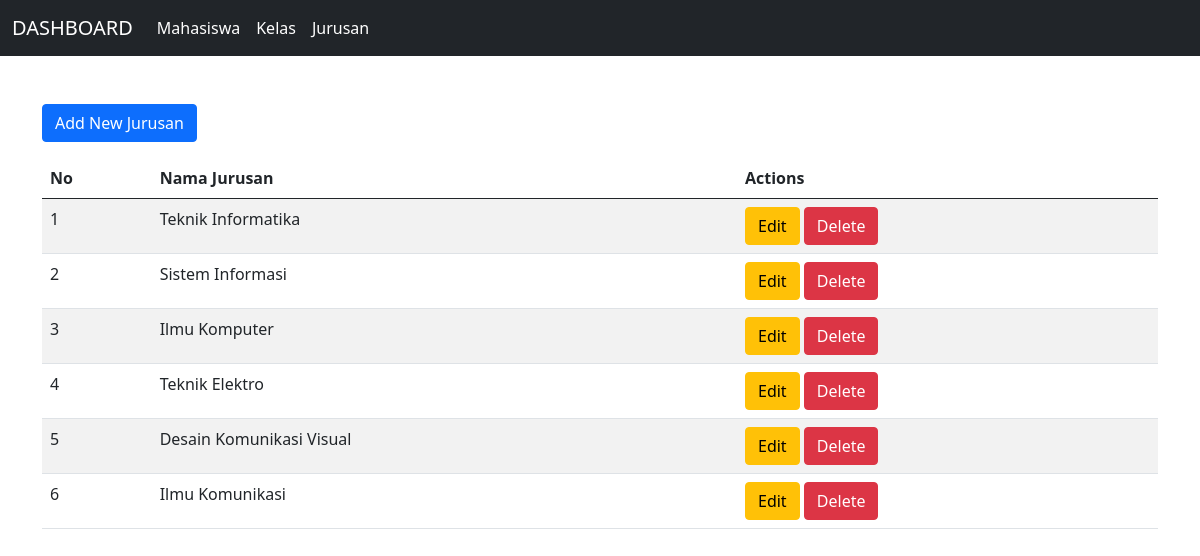
/Program/jurusan.php, run on the app's committed database.
### tables this page shows
CREATE TABLE `jurusan` (
  `id` int(11) NOT NULL,
  `nama` varchar(100) NOT NULL
);

### Program/Controller/Jurusan.controller.php (called while the page is built, shortened)
<?php
include_once("View/JurusanView.php");
class JurusanController
{
    private $jurusan;
    function __construct()
    {
        $this->jurusan = new Jurusan(Conf::$DB_HOST, Conf::$DB_USER, Conf::$DB_PASS, Conf::$DB_NAME);
    }
    public function index()
    {
        $this->jurusan->open();
        $this->jurusan->getJurusan();
        $data = array();
        while ($row = $this->jurusan->getResult()) {
            array_push($data, $row);
        }
        $view = new JurusanView();
        $view->render($data);
    }
}

### Program/Model/DB.class.php (called while the page is built, shortened)
<?php
class DB
{
    var $db_host = "";
    var $db_user = "";
    var $db_pass = "";
    var $db_name = "";
    var $db_link = "";
    function __construct($db_host, $db_user, $db_pass, $db_name)
    {
        $this->db_host = $db_host;
        $this->db_user = $db_user;
        $this->db_pass = $db_pass;
        $this->db_name = $db_name;
    }
    function open()
    {
        $this->db_link = mysqli_connect($this->db_host, $this->db_user, $this->db_pass, $this->db_name);
    }
    function execute($query)
    {
        $this->result = mysqli_query($this->db_link, $query);
        return $this->result;
    }
}

### Program/Model/Jurusan.class.php (called while the page is built, shortened)
<?php
include_once __DIR__ . '/DB.class.php';
class Jurusan extends DB
{
    function getJurusan()
    {
        $query = "SELECT * FROM jurusan";
        return $this->execute($query);
    }
}

### Program/View/JurusanView.php (the view, shortened to what this page needs)
<?php
class JurusanView
{
    public function render($jurusan)
    {
        $no = 1;
        $jurusanData = '';
        foreach ($jurusan as $j) {
            $jurusanData .= "<tr>
                                <td>" . $no++ . "</td>
                                <td>" . $j['nama'] . "</td>
                                <td>
                                    <a href='jurusan.php?action=edit&id=" . $j['id'] . "' class='btn btn-warning'>Edit</a>
                                    <a href='jurusan.php?action=delete&id=" . $j['id'] . "' class='btn btn-danger'>Delete</a>
                                </td>
                             </tr>";
        }
    }
}

### data on the page
jurusan: nama "Teknik Informatika"
jurusan: nama "Sistem Informasi"
jurusan: nama "Ilmu Komputer"
jurusan: nama "Teknik Elektro"
jurusan: nama "Desain Komunikasi Visual"
jurusan: nama "Ilmu Komunikasi"

### other printed values
$this->content "DASHBOARD Mahasiswa Kelas Jurusan Add New Jurusan No Nama Jurusan Actions"
